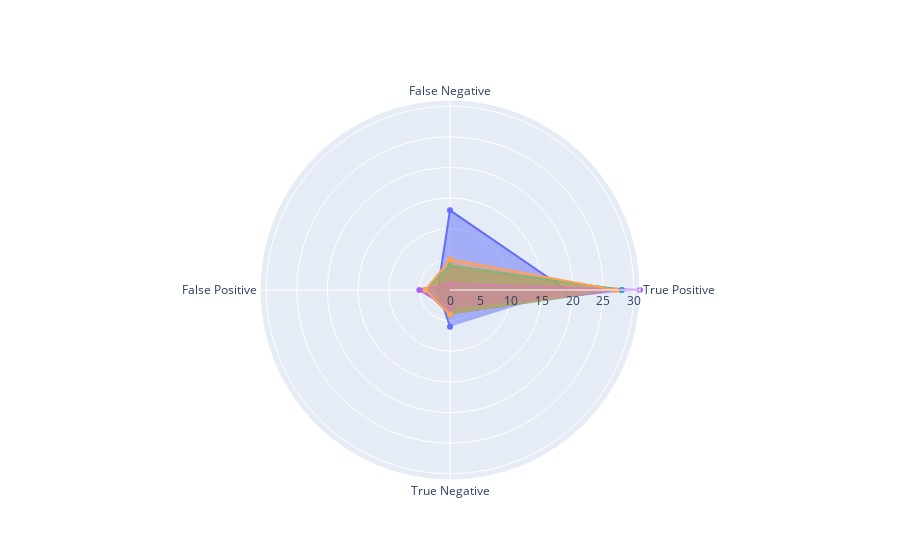

Notebook code cell kept with this figure:
### Code cell
import plotly.graph_objects as go

categories = ['True Positive','False Negative','False Positive', 'True Negative']


fig = go.Figure()
for cm in models_scores_confusion_matrix:
    conf_matrix = cm[1]
    model = cm[0]
    fig.add_trace(go.Scatterpolar(r=conf_matrix.flatten(), theta=categories, fill='toself', name='Product A'))
    fig.update_layout(polar=dict(radialaxis=dict(visible=True, range=[0, 31])), showlegend=False)
fig.show()

### Figure 1 — Plotly figure (JSON) as saved in the notebook; plotly's stock layout.template omitted (floating-point values rounded to 4 significant figures)
{"data": [{"fill": "toself", "name": "Product A", "r": [19, 13, 2, 6], "theta": ["True Positive", "False Negative", "False Positive", "True Negative"], "type": "scatterpolar"}, {"fill": "toself", "name": "Product A", "r": [28, 4, 4, 4], "theta": ["True Positive", "False Negative", "False Positive", "True Negative"], "type": "scatterpolar"}, {"fill": "toself", "name": "Product A", "r": [28, 4, 4, 4], "theta": ["True Positive", "False Negative", "False Positive", "True Negative"], "type": "scatterpolar"}, {"fill": "toself", "name": "Product A", "r": [31, 1, 5, 3], "theta": ["True Positive", "False Negative", "False Positive", "True Negative"], "type": "scatterpolar"}, {"fill": "toself", "name": "Product A", "r": [27, 5, 4, 4], "theta": ["True Positive", "False Negative", "False Positive", "True Negative"], "type": "scatterpolar"}], "layout": {"polar": {"radialaxis": {"range": [0, 31], "visible": true}}, "showlegend": false}}
